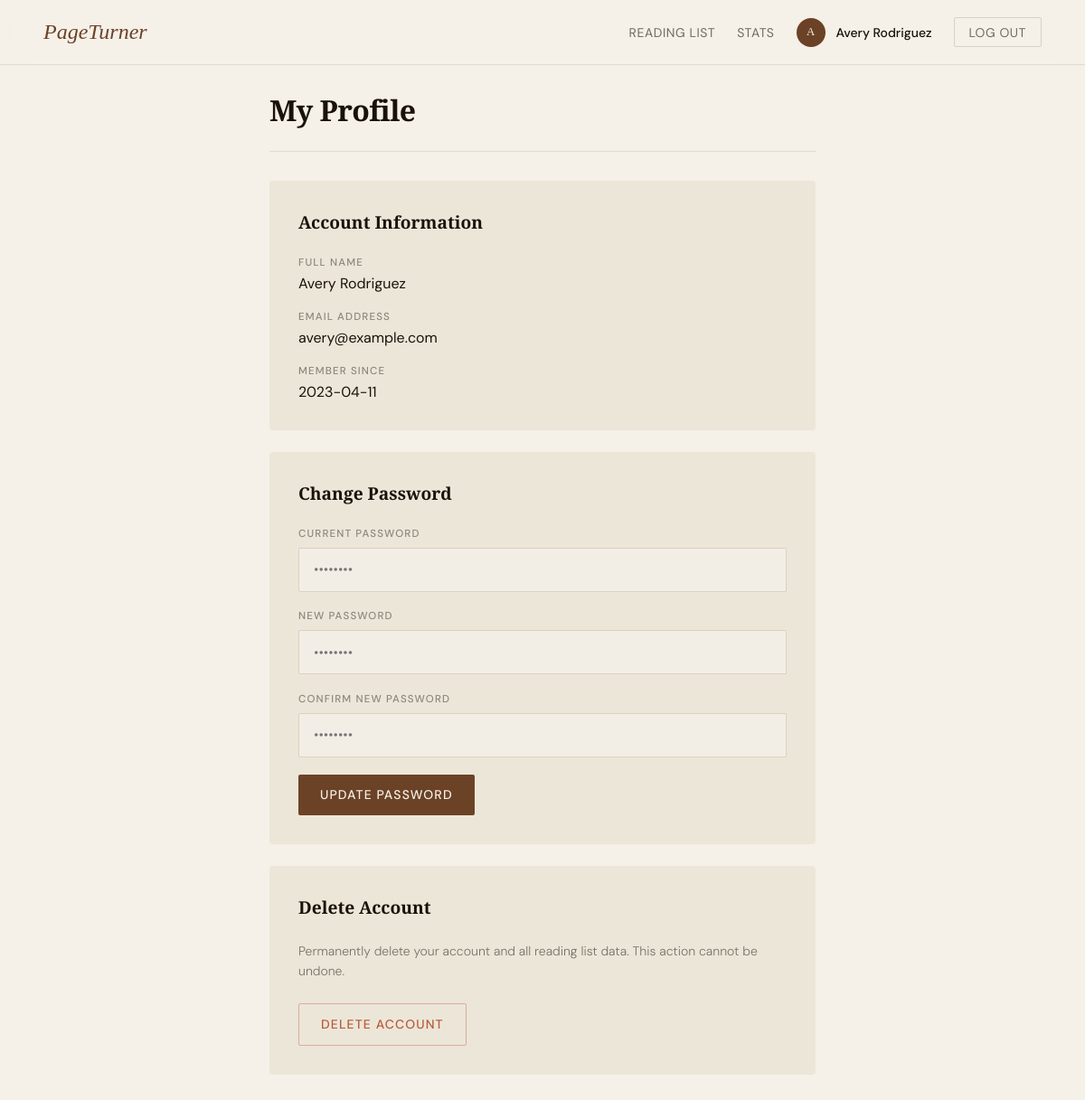
The page /profile (signed in) on the database its author committed.
### tables this page shows
CREATE TABLE User (
    UserID   INTEGER PRIMARY KEY AUTOINCREMENT,
    Name     TEXT    NOT NULL,
    Email    TEXT    NOT NULL UNIQUE,
    Password TEXT    NOT NULL,
    JoinDate TEXT    NOT NULL
);

### Backend.py (the view)
@app.route("/profile")
def profile():
    user_id = session.get("user_id")
    if not user_id:
        return redirect("/login-page")
    conn = get_db()
    user = conn.execute(
        "SELECT * FROM User WHERE UserID = ?", (user_id,)
    ).fetchone()
    conn.close()
    return render_template("profile.html", user=dict(user))

### Backend.py (called while the page is built)
def get_db():
    conn = sqlite3.connect(DB_PATH)
    conn.execute("PRAGMA foreign_keys = ON")
    conn.row_factory = sqlite3.Row  # lets you access columns by name
    return conn

### templates/profile.html (shortened to what this page needs)
<!DOCTYPE html>
<html lang="en">
<head>
</head>
<body>
  <nav>
    <a href="/dashboard" class="nav-logo">PageTurner</a>
    <div class="nav-links">
      <a href="/dashboard">Reading List</a>
      <a href="/stats">Stats</a>
      <div class="nav-user">
        <div class="nav-avatar">{{ user.Name[0] }}</div>
        <span>{{ user.Name }}</span>
      </div>
      <a href="/logout" class="btn-logout">Log Out</a>
    </div>
  </nav>
  <div class="page-wrapper">
    <h1 class="page-title">My Profile</h1>
    <div class="profile-card">
      <div class="card-title">Account Information</div>
      <div class="info-row">
        <span class="info-label">Full Name</span>
        <span class="info-value">{{ user.Name }}</span>
      </div>
      <div class="info-row">
        <span class="info-label">Email Address</span>
        <span class="info-value">{{ user.Email }}</span>
      </div>
      <div class="info-row">
        <span class="info-label">Member Since</span>
        <span class="info-value">{{ user.JoinDate }}</span>
      </div>
    </div>
    <div class="profile-card">
      <div class="card-title">Change Password</div>
      <div class="field">
        <label>Current Password</label>
        <input type="password" id="current-password" placeholder="••••••••"/>
      </div>
      <div class="field">
        <label>New Password</label>
        <input type="password" id="new-password" placeholder="••••••••"/>
      </div>
      <div class="field">
        <label>Confirm New Password</label>
        <input type="password" id="confirm-password" placeholder="••••••••"/>
      </div>
      <button class="btn-primary" onclick="changePassword()">Update Password</button>
    </div>
    <div class="profile-card">
      <div class="card-title">Delete Account</div>
      <p style="font-size:0.875rem; color:rgba(26,18,8,0.55); margin-bottom:1.5rem; line-height:1.6;">
        Permanently delete your account and all reading list data. This action cannot be undone.
      </p>
      <button class="btn-danger" onclick="deleteAccount()">Delete Account</button>
    </div>
  </div>
</body>
</html>

### templates/profile.html (style rules this page uses)
*, *::before, *::after { box-sizing: border-box; margin: 0; padding: 0; }
:root { --cream: #f5f0e8; --ink: #1a1208; --brown: #6b4226; --gold: #c8993a; --rust: #b85c38; --sage: #7a9e7e; --light: #ece6d9; --shadow: rgba(26,18,8,0.10); }
body { background: var(--cream); color: var(--ink); font-family: 'DM Sans', sans-serif; font-weight: 300; min-height: 100vh; }
nav { position: fixed; top: 0; left: 0; right: 0; z-index: 100; display: flex; align-items: center; justify-content: space-between; padding: 1.2rem 3rem; background: rgba(245,240,232,0.92); backdrop-filter: blur(12px); border-bottom: 1px solid rgba(107,66,38,0.12); }
.nav-logo { font-family: 'Playfair Display', serif; font-size: 1.5rem; font-style: italic; color: var(--brown); text-decoration: none; }
.nav-links { display: flex; gap: 1.5rem; align-items: center; }
.nav-links a { text-decoration: none; color: var(--ink); font-size: 0.875rem; font-weight: 400; letter-spacing: 0.04em; text-transform: uppercase; opacity: 0.6; transition: opacity 0.2s; }
.nav-user { display: flex; align-items: center; gap: 0.75rem; font-size: 0.875rem; font-weight: 500; opacity: 1 !important; }
.nav-avatar { width: 32px; height: 32px; border-radius: 50%; background: var(--brown); color: var(--cream); display: flex; align-items: center; justify-content: center; font-size: 0.8rem; font-weight: 500; font-family: 'Playfair Display', serif; }
.btn-logout { background: transparent; border: 1.5px solid rgba(107,66,38,0.3); color: var(--brown); padding: 0.4rem 1rem; border-radius: 2px; font-family: 'DM Sans', sans-serif; font-size: 0.78rem; font-weight: 500; letter-spacing: 0.06em; text-transform: uppercase; cursor: pointer; text-decoration: none; transition: background 0.2s, color 0.2s; }
.page-wrapper { max-width: 700px; margin: 0 auto; padding: 100px 3rem 4rem; }
.page-title { font-family: 'Playfair Display', serif; font-size: 2rem; font-weight: 700; letter-spacing: -0.02em; margin-bottom: 2rem; padding-bottom: 1.5rem; border-bottom: 1px solid rgba(107,66,38,0.12); animation: fadeUp 0.6s ease both; }
.profile-card { background: var(--light); border-radius: 4px; padding: 2rem; margin-bottom: 1.5rem; animation: fadeUp 0.6s ease both; }
.card-title { font-family: 'Playfair Display', serif; font-size: 1.2rem; font-weight: 700; margin-bottom: 1.5rem; }
.info-row { display: flex; flex-direction: column; gap: 0.3rem; margin-bottom: 1.2rem; }
.info-row:last-child { margin-bottom: 0; }
.info-label { font-size: 0.72rem; font-weight: 500; letter-spacing: 0.1em; text-transform: uppercase; color: rgba(26,18,8,0.45); }
.info-value { font-size: 1rem; font-weight: 400; color: var(--ink); }
.field { margin-bottom: 1.2rem; }
.field label { display: block; font-size: 0.72rem; font-weight: 500; letter-spacing: 0.1em; text-transform: uppercase; color: rgba(26,18,8,0.45); margin-bottom: 0.5rem; }
.field input { width: 100%; padding: 0.85rem 1rem; background: rgba(245,240,232,0.8); border: 1px solid rgba(107,66,38,0.18); border-radius: 2px; color: var(--ink); font-family: 'DM Sans', sans-serif; font-size: 0.95rem; font-weight: 300; outline: none; transition: border-color 0.2s; }
.btn-primary { padding: 0.85rem 1.5rem; background: var(--brown); color: var(--cream); border: none; border-radius: 2px; font-family: 'DM Sans', sans-serif; font-size: 0.875rem; font-weight: 500; letter-spacing: 0.08em; text-transform: uppercase; cursor: pointer; transition: background 0.2s; }
.btn-danger { padding: 0.85rem 1.5rem; background: transparent; color: var(--rust); border: 1.5px solid rgba(184,92,56,0.4); border-radius: 2px; font-family: 'DM Sans', sans-serif; font-size: 0.875rem; font-weight: 500; letter-spacing: 0.08em; text-transform: uppercase; cursor: pointer; transition: background 0.2s, color 0.2s; }

### rows shown on the page
User: Name "A", Name "Avery Rodriguez", Email "avery@example.com", JoinDate "2023-04-11"
